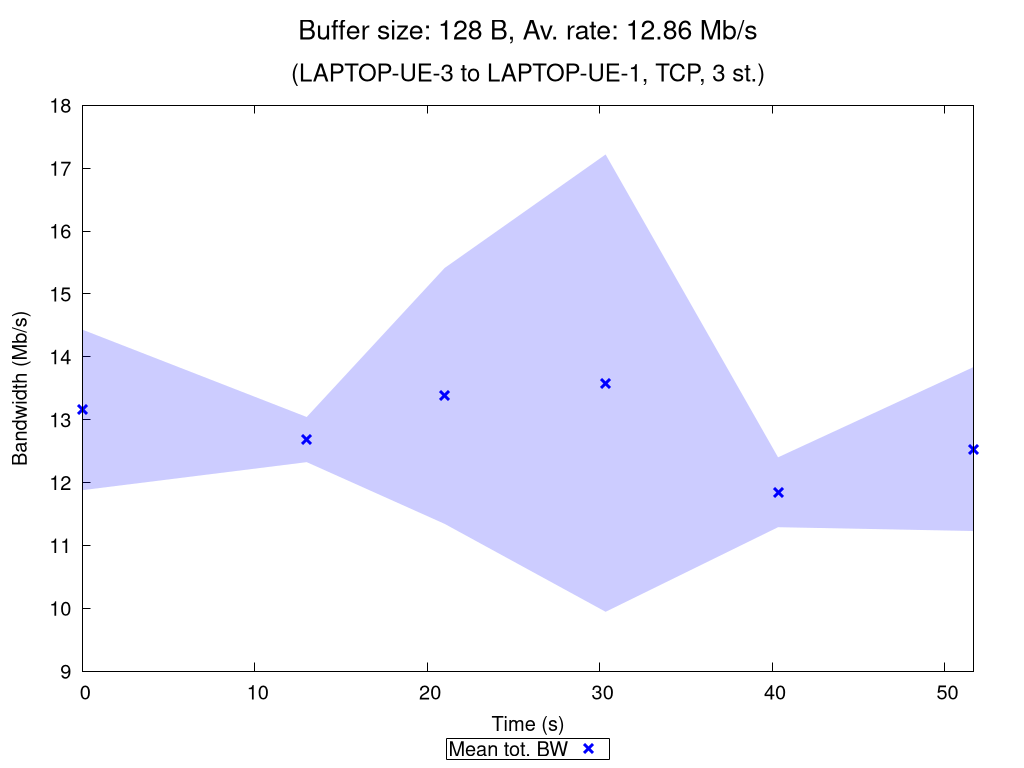

gnuplot code for this plot:
set terminal pngcairo nocrop enhanced size 1024,768 font "Verdana,15"
set output "TCP_3_st_2020_10_06_16-04-51_two2one_00128B.png"

set title "{/=20 Buffer size: 128 B, Av. rate: 12.86 Mb/s}\n\n{/=18 (LAPTOP-UE-3 to LAPTOP-UE-1, TCP, 3 st.)}"

set xlabel "Time (s)"
set ylabel "Bandwidth (Mb/s)"
set ytics nomirror
set key bmargin center horizontal box samplen 1 width -1
set bmargin 4.6
set rmargin 4.5

rf = 1000000.0  # rate factor
set style fill transparent solid 0.2 noborder
set autoscale xfix
plot "TCP_3_st_2020_10_06_16-04-51_two2one_00128B_iperf_processed.dat" using 1:($2/rf-$3/rf):($2/rf+$3/rf) with filledcurves lc rgb "blue" notitle, \
     "" using 1:($2/rf) with points pt 2 ps 1.5 lw 3 lc rgb "blue" title "Mean tot. BW", \
